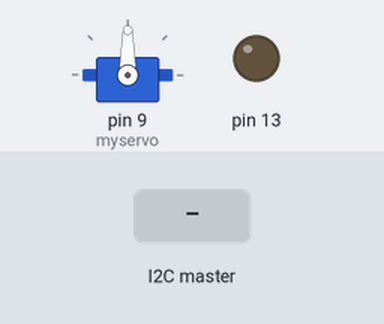
The sketch below on a simulated Arduino Uno, built with avr-gcc and run on an emulated ATmega328P. Parts: servo, output pins drawn as LEDs (lit = HIGH). The inputs (shaded band) are chosen by the test bench.

Above: at 1.2 s.
1.3 s: the I2C master sends "o"
At 1.6 s:
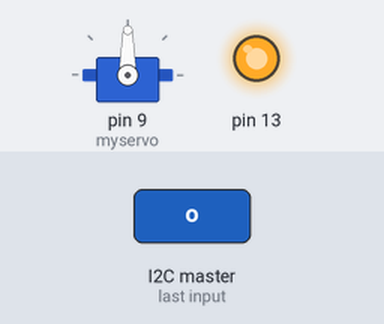
At 1.95 s:
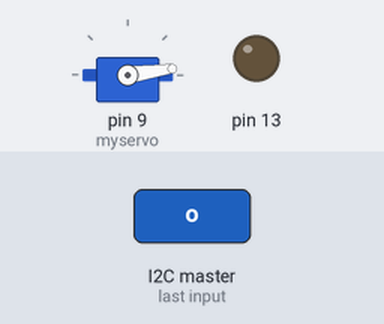
4.3 s: the I2C master sends "o"
At 7.6 s:
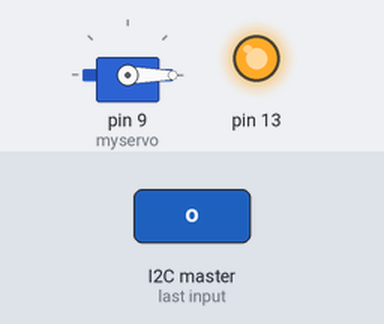
Timing chart, 0 to 13.3 s (numbered marks = the images above; inputs shaded):
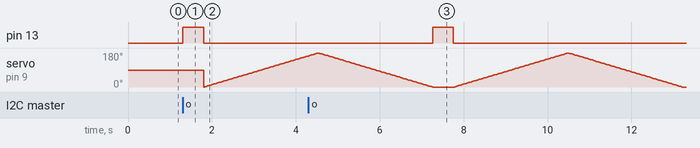

The sketch:

SLAVE1_servo.ino
```cpp
#include <Wire.h>

#include <Servo.h>

// 자신의 슬레이브 주소를 설정해 줍니다.(슬레이브 주소에 맞게 수정해야 합니다.)
#define SLAVE 2
Servo myservo;
int pos = 0;
// 카운터
byte count = 0;
char temp;

void setup() {
  // Wire 라이브러리 초기화
  // 슬레이브로 참여하기 위해서는 주소를 지정해야 한다.
  Wire.begin(SLAVE);
  Wire.onReceive(receiveFromMaster);
  // 마스터의 데이터 전송 요구가 있을 때 처리할 함수 등록
  Wire.onRequest(sendToMaster);
  pinMode(13, OUTPUT);
  Serial.begin(9600);
  myservo.attach(9);
}

void loop () {
  // 요청이 들어오면 13번 LED를 0.5초간 켜줍니다.
  if (temp == 'o') {
    play();
    circle();
  }
}

void receiveFromMaster(int bytes) {
  char ch[2];
  for (int i = 0 ; i < bytes ; i++) {
    // 수신 버퍼 읽기
    ch[i] = Wire.read();
  }
  temp = ch[0];
}

void circle() {
  for (pos = 0; pos <= 180; pos += 1) { // goes from 0 degrees to 180 degrees
    // in steps of 1 degree
    myservo.write(pos);              // tell servo to go to position in variable 'pos'
    delay(15);                       // waits 15ms for the servo to reach the position
  }
  for (pos = 180; pos >= 0; pos -= 1) { // goes from 180 degrees to 0 degrees
    myservo.write(pos);              // tell servo to go to position in variable 'pos'
    delay(15);                       // waits 15ms for the servo to reach the position
  }
}

void play() {
  digitalWrite(13, HIGH);
  delay(500);
  digitalWrite(13, LOW);
  temp = 0;
}

void sendToMaster() {
  // 자신의 슬레이브 주소를 담은 메세지를 마스터에게 보냅니다. 슬레이브 주소에 맞게 수정해야 합니다.
  Wire.write("2 Arduino ");
}
```

Measured:
- after the input at 1.3 s, pin 13: LOW → HIGH at once, → LOW 0.50 s later
- after the input at 4.3 s, pin 13: LOW → HIGH after 3.0 s, → LOW 0.50 s later
